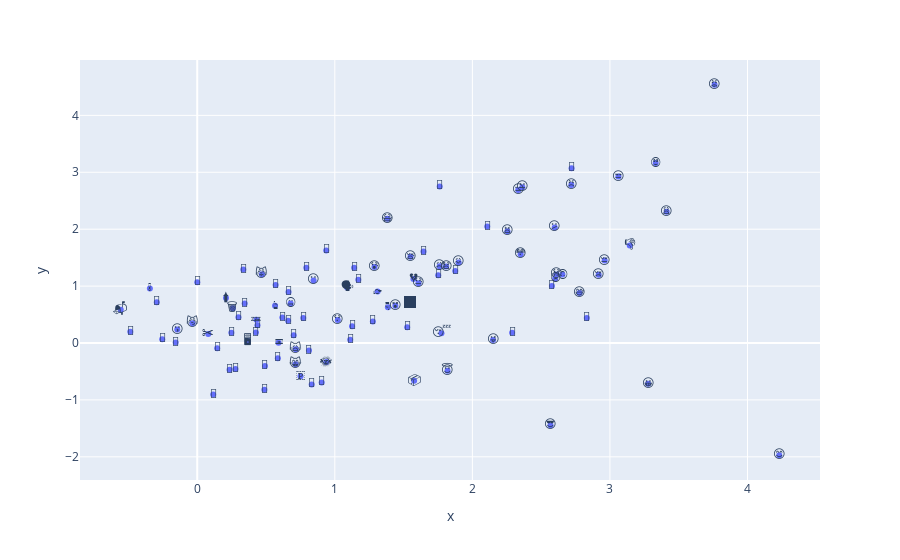

This figure's notebook cell:
### Code cell
import plotly.express as px
import pandas as pd
data = pd.DataFrame(reduced)
data.columns = ['x', 'y']
data['text'] = valid_emojis
data['sortval'] = data.text.apply(lambda x: get_word_similarity(x, '😑'))
data = data.sort_values('sortval', ascending=False)
fig = px.scatter(data.head(100), x='x', y='y', text='text')
fig.show()

### Figure 1 — Plotly figure (JSON) as saved in the notebook; plotly's stock layout.template omitted (floating-point values rounded to 4 significant figures)
{"data": [{"hoverlabel": {"namelength": 0}, "hovertemplate": "x=%{x}<br>y=%{y}<br>text=%{text}", "legendgroup": "", "marker": {"color": "#636efa", "symbol": "circle"}, "mode": "markers+text", "name": "", "showlegend": false, "text": ["😑", "😒", "👉", "🙄", "😖", "😤", "🤬", "😡", "😾", "😇", "🤧", "😼", "🐌", "😕", "😠", "😀", "🖕", "😊", "📬", "🤨", "🔫", "😫", "😪", "😎", "🤤", "😯", "😐", "🤟", "😩", "🤥", "🙃", "🕺", "😓", "😶", "☹", "👹", "💩", "👆", "😳", "👇", "🚢", "😞", "✂", "🌮", "🖥", "🤜", "😴", "🏿", "🗑", "😵", "😔", "😅", "😬", "🛑", "🍏", "😥", "😰", "😜", "🤐", "💤", "🙅", "🙁", "👎", "😢", "😸", "📀", "🇵", "🙀", "🙈", "🏈", "😧", "❕", "😗", "🙉", "🤡", "🤝", "😷", "💔", "🚫", "🖖", "🤯", "🚮", "👀", "🧡", "🐢", "📲", "💐", "🌞", "💸", "🌷", "✉", "🤫", "🏧", "🌱", "🚆", "🗣", "📦", "🌅", "💺", "⬆"], "type": "scatter", "x": [2.333, 3.062, 1.311, 3.333, 1.9, 2.721, 1.763, 3.761, 0.4701, 1.82, 1.141, -0.03505, 0.2997, 2.599, 2.719, 3.277, 2.108, 4.231, -0.556, 1.645, 0.6635, 2.255, 1.551, 2.568, 1.526, 1.021, 2.363, 0.248, 3.413, 0.3349, 2.654, 0.8123, 1.608, 0.8456, 2.602, 0.6188, 1.752, 0.5656, 2.351, 1.386, -0.2547, 2.612, 0.08022, 1.112, 0.3671, 0.5859, 1.775, 1.546, 0.2593, 1.44, 2.962, 2.779, 2.578, 0.000144, 0.7012, 1.762, 1.288, 2.15, 0.6788, 0.4303, 1.171, 1.876, 3.144, 2.918, 0.715, -0.4866, 0.7511, 0.7162, 2.832, 0.832, 1.809, -0.3443, -0.1451, 0.6609, 1.277, 0.4881, 1.383, 1.572, 0.5699, 0.4265, 0.9376, 0.7929, 2.289, 0.2778, 0.4376, 0.7708, 0.4922, 0.9382, 1.125, -0.1568, 0.5909, 0.3449, -0.294, 0.2349, 0.1449, 1.09, 1.577, 0.116, 0.9046, 0.2091], "xaxis": "x", "y": [2.69, 2.926, 0.9035, 3.163, 1.416, 3.071, 2.75, 4.538, 1.21, -0.4873, 1.322, 0.3474, 0.4527, 2.031, 2.775, -0.716, 2.046, -1.972, 0.5847, 1.608, 0.898, 1.964, 1.518, -1.445, 0.2779, 0.4061, 2.738, 0.1812, 2.307, 1.29, 1.204, -0.1325, 1.048, 1.099, 1.135, 0.4484, 1.189, 0.6568, 1.559, 0.6304, 0.06717, 1.204, 0.1591, 0.05605, 0.03687, -0.2673, 0.1734, 0.6992, 0.61, 0.6552, 1.45, 0.878, 1.001, 1.067, 0.1359, 1.349, 1.336, 0.05146, 0.6961, 0.4099, 1.111, 1.264, 1.714, 1.2, -0.3724, 0.1982, -0.5829, -0.1116, 0.4378, -0.7274, 1.344, 0.9598, 0.2368, 0.3903, 0.3793, -0.8233, 2.185, 1.125, 1.019, 0.1838, 1.626, 1.322, 0.1785, -0.4578, 0.314, 0.4381, -0.4049, -0.3325, 0.2953, 0.008052, 0.002956, 0.6936, 0.7185, -0.4705, -0.09112, 0.9748, -0.6627, -0.9048, -0.6931, 0.791], "yaxis": "y"}], "layout": {"legend": {"tracegroupgap": 0}, "margin": {"t": 60}, "xaxis": {"anchor": "y", "domain": [0, 1], "title": {"text": "x"}}, "yaxis": {"anchor": "x", "domain": [0, 1], "title": {"text": "y"}}}}
